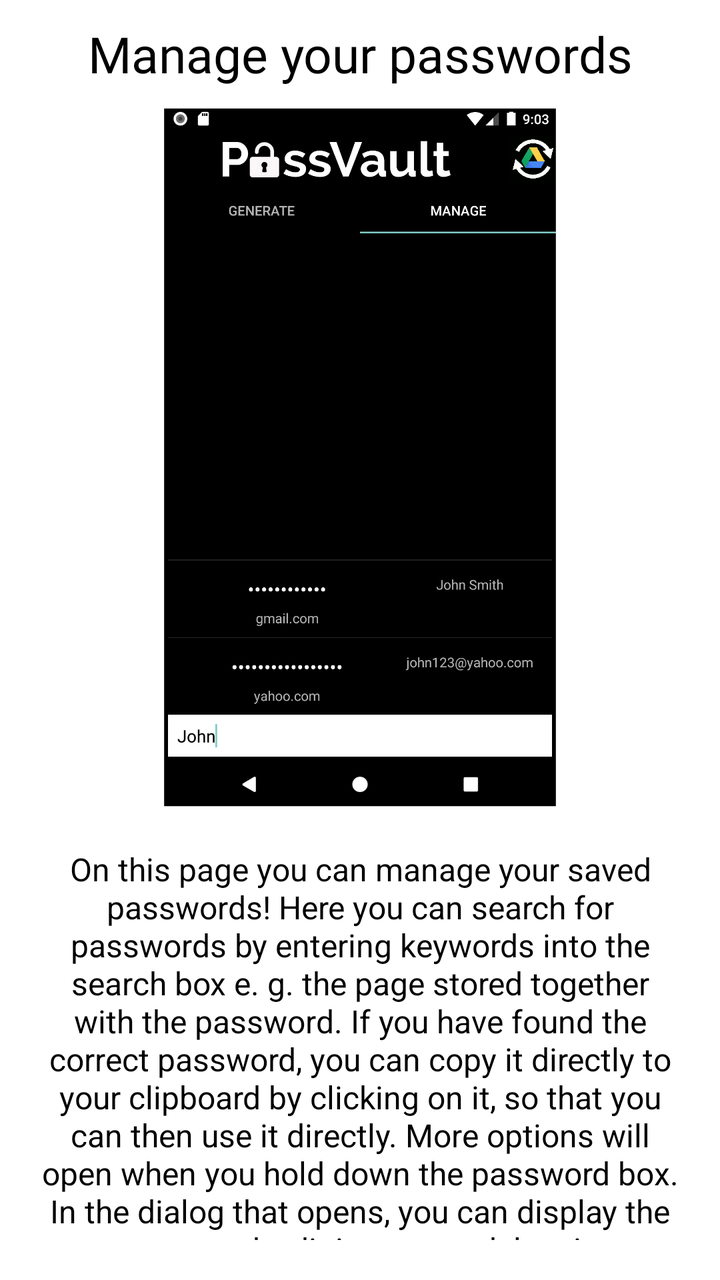
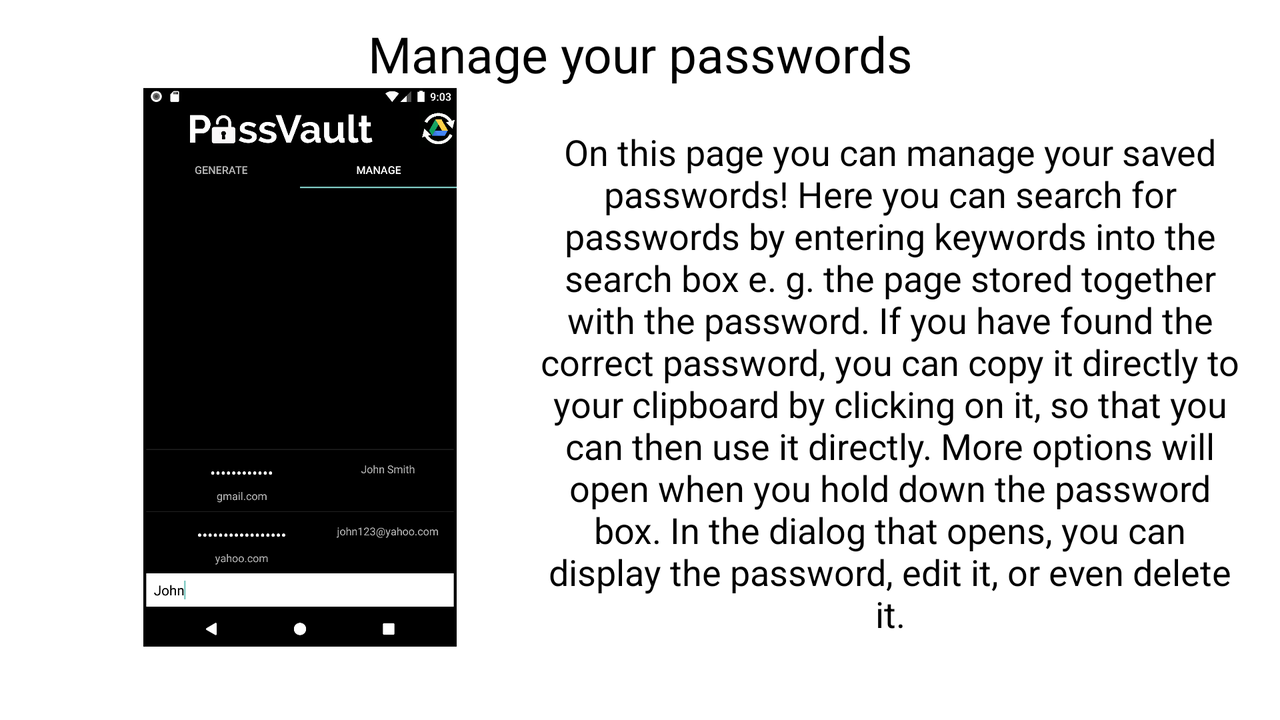

Two renders of one Android screen. The first uses the default layout on a phone; the second uses the alternative layout the repository ships for a different screen configuration, on a matching device. The two XML files are below.
<!-- AndroidManifest.xml: application theme AppTheme -->
<!-- res/layout/fragment_fourth_screen.xml -->
<?xml version="1.0" encoding="utf-8"?>
<LinearLayout xmlns:android="http://schemas.android.com/apk/res/android"
    android:layout_width="match_parent"
    android:layout_height="match_parent"
    android:background="@color/foreground"
    android:orientation="vertical">

    <TextView
        android:layout_width="match_parent"
        android:layout_height="wrap_content"
        android:layout_marginTop="10dp"
        android:text="@string/onboarding_manage"
        android:textColor="@color/background"
        android:textAlignment="center"
        android:fontFamily="@font/raleway"
        android:textSize="25sp"/>

    <ImageView
        android:layout_width="match_parent"
        android:layout_height="350dp"
        android:layout_marginTop="10dp"
        android:src="@drawable/screenshot_manage"
        android:contentDescription="@string/question_mark"/>

    <TextView
        android:layout_width="match_parent"
        android:layout_height="wrap_content"
        android:padding="20dp"
        android:text="@string/onboarding_manage_description"
        android:textColor="@color/background"
        android:textSize="16sp"
        android:textAlignment="center"/>
</LinearLayout>
<!-- resources referenced by this layout -->
<resources>
  <color name="background">#000</color>
  <color name="foreground">#fff</color>
  <!-- drawable screenshot_manage: png bitmap (drawable, 77386 bytes) -->
  <string name="onboarding_manage">Manage your passwords</string>
  <string name="onboarding_manage_description">On this page you can manage your saved passwords! Here you can search for passwords by entering keywords into the search box e. g. the page stored together with the password. If you have found the correct password, you can copy it directly to your clipboard by clicking on it, so that you can then use it directly. More options will open when you hold down the password box. In the dialog that opens, you can display the password, edit it, or even delete it.</string>
  <string name="question_mark" translatable="false">\?</string>
  <style name="AppTheme" parent="Theme.AppCompat.NoActionBar">
          
          <item name="colorPrimary">@color/background</item>
          <item name="android:textColorHint">#a8a8a8</item>
      </style>
</resources>
<!-- res/layout-land/fragment_fourth_screen.xml (the repository's variant of the layout above) -->
<!-- drawn on the phone turned sideways -->
<?xml version="1.0" encoding="utf-8"?>
<LinearLayout xmlns:android="http://schemas.android.com/apk/res/android"
    android:layout_width="match_parent"
    android:layout_height="match_parent"
    android:background="@color/foreground"
    android:orientation="vertical">

    <TextView
        android:layout_width="match_parent"
        android:layout_height="wrap_content"
        android:layout_marginTop="10dp"
        android:fontFamily="@font/raleway"
        android:text="@string/onboarding_manage"
        android:textAlignment="center"
        android:textColor="@color/background"
        android:textSize="25sp" />

    <LinearLayout
        android:layout_width="match_parent"
        android:layout_height="wrap_content">

        <ImageView
            android:layout_width="200dp"
            android:layout_height="280dp"
            android:layout_marginStart="50dp"
            android:contentDescription="@string/question_mark"
            android:src="@drawable/screenshot_manage" />

        <TextView
            android:layout_width="match_parent"
            android:layout_height="wrap_content"
            android:padding="20dp"
            android:text="@string/onboarding_manage_description"
            android:textAlignment="center"
            android:textColor="@color/background"
            android:textSize="18sp" />
    </LinearLayout>
</LinearLayout>
